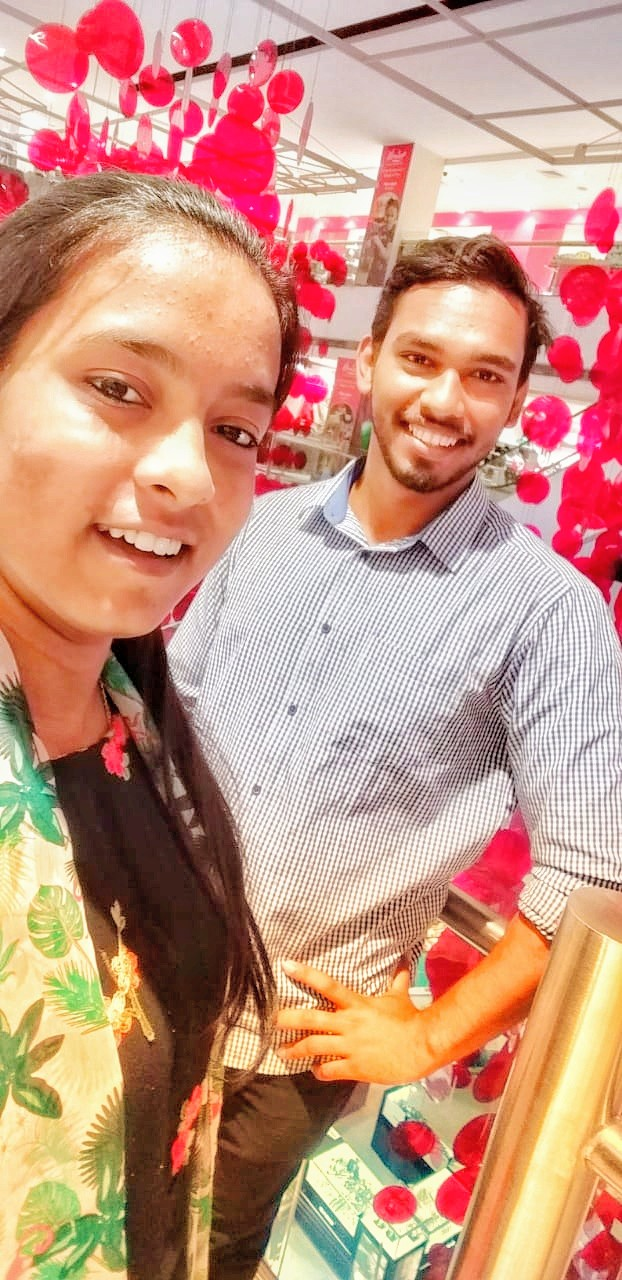
#> input picture IMG-20200118-WA0018-01.jpeg, 622 x 1280 px, given in place of the camera
$ python 'object tracking.py'
#> lines starting #> are read from the running program, lines starting #| are printed output that depends on the picture; after the words box and inside, x2 and y2 are one past the last pixel; in counts of white or black regions, pixels touching at a corner belong together; long printed decimals are rounded
import imutils
import  cv2

#redLower=(0,43,93)
#redUpper=(179,236,167)
redLower=(0,169,157)
redUpper=(179,255,255)
camera = cv2.VideoCapture(0)

while True:
    (grabbed, frame)= camera.read()
#> frame is the input picture: shape (1280, 622, 3); mean B, G, R 129.4, 149.6, 199.9

    frame = imutils.resize(frame, width=600)
#> frame: shape (1234, 600, 3)
    blurred = cv2.GaussianBlur(frame, (11,11),0)
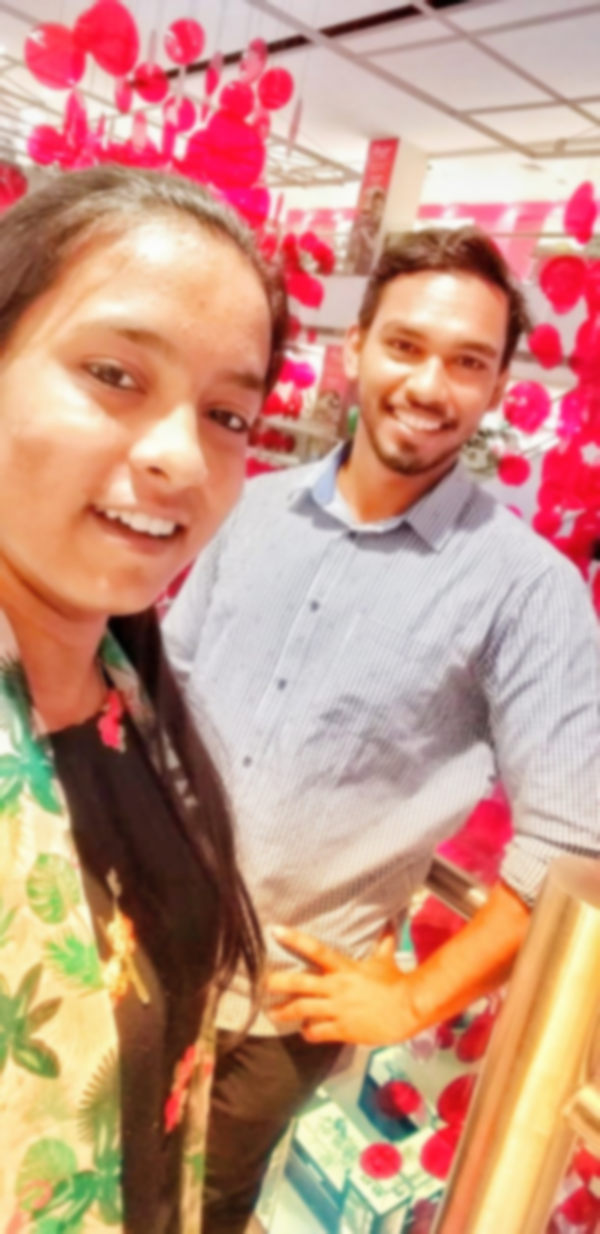
#> blurred: shape (1234, 600, 3); mean B, G, R 129.4, 149.6, 199.9
    hsv = cv2.cvtColor(blurred, cv2.COLOR_BGR2HSV)
#> hsv: shape (1234, 600, 3); mean H, S, V 50.9, 101.5, 201.5

    mask = cv2.inRange(hsv, redLower, redUpper)
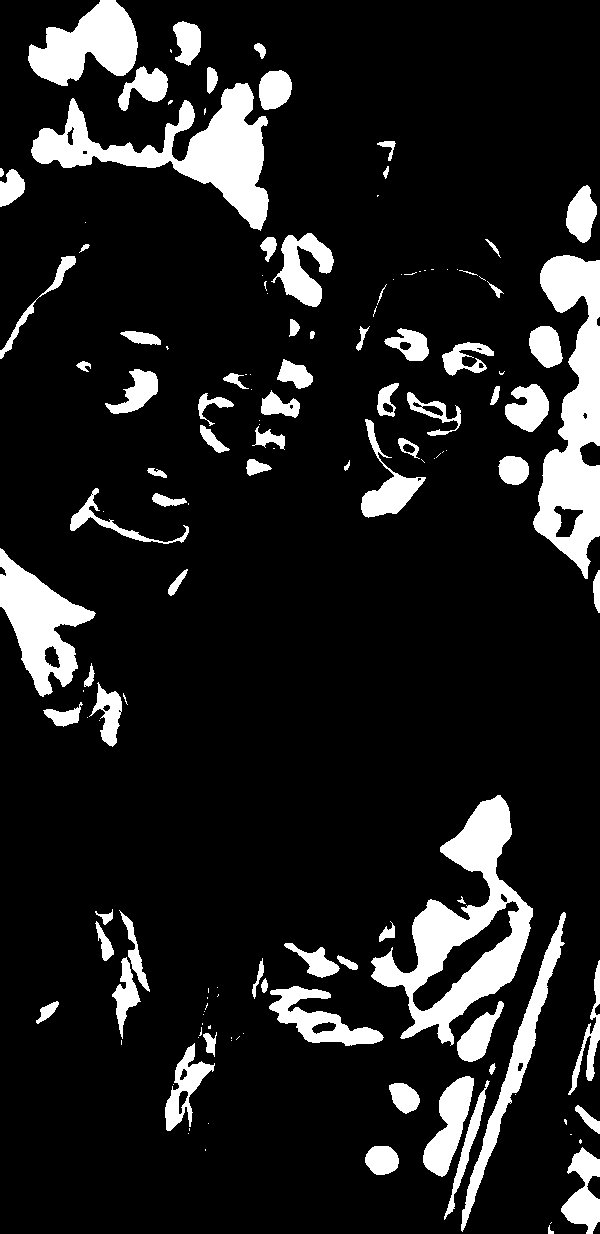
#> mask: shape (1234, 600); 12.8% white; 143 white regions (63 under 20 px), largest, box (x1, y1, x2, y2) and area: (371, 795, 533, 1046) 13476, (533, 255, 600, 579) 11835, (31, 83, 269, 231) 11374
    mask = cv2.erode(mask, None, iterations=2)
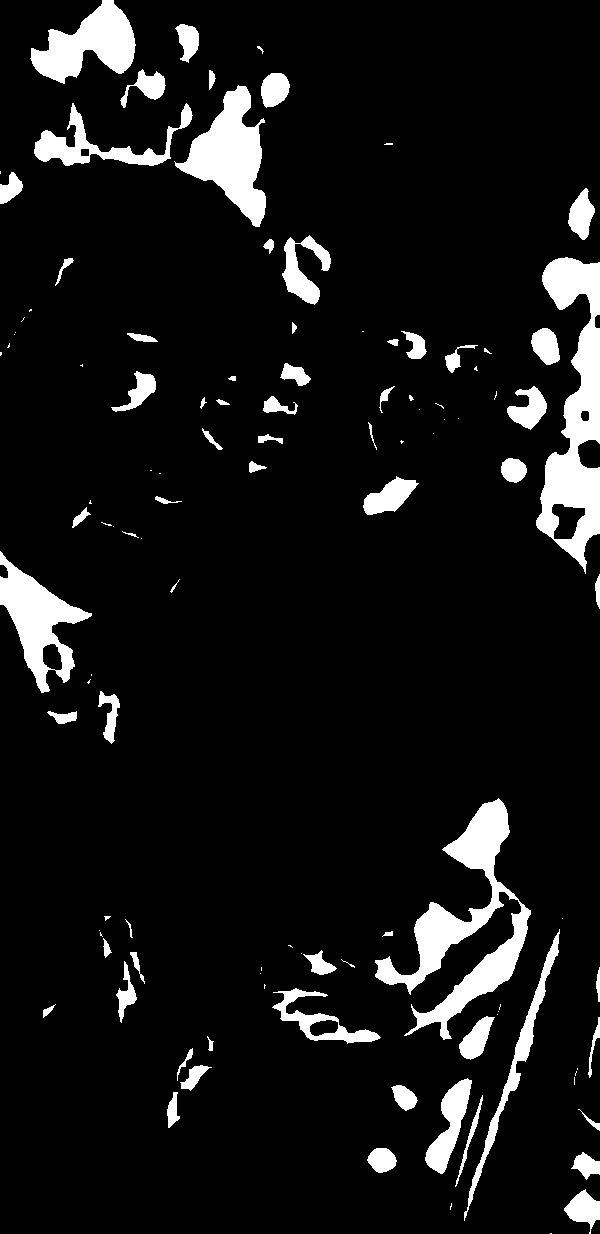
#> mask: shape (1234, 600); 8.5% white; 112 white regions (44 under 20 px), largest, box (x1, y1, x2, y2) and area: (375, 798, 531, 1040) 10199, (536, 257, 600, 574) 9907, (174, 85, 266, 227) 5988
    mask = cv2.dilate(mask, None, iterations=2)
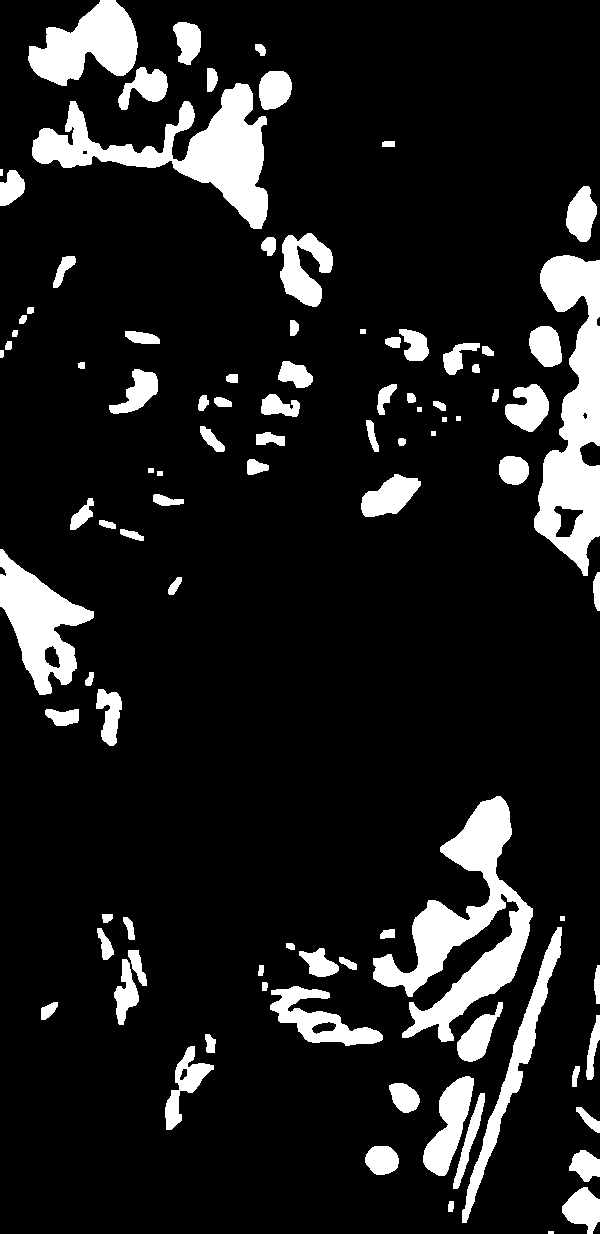
#> mask: shape (1234, 600); 12.2% white; 95 white regions (1 under 20 px)

    cnts = cv2.findContours(mask.copy(), cv2.RETR_EXTERNAL,
                            cv2.CHAIN_APPROX_SIMPLE)[-2]
#> cnts = 95 contours, 7 with area under 20; largest, box (x1, y1, x2, y2) and area: (373, 796, 533, 1042) 12808, (534, 255, 600, 576) 11904, (32, 83, 268, 229) 10852, (0, 549, 94, 695) 6223, (28, 0, 138, 86) 5396
    center = None
    if len(cnts)>0:
        c = max(cnts, key=cv2.contourArea)
#> c = contour of 545 points, box (x1, y1, x2, y2) (373, 796, 533, 1042), area 12808
        ((x,y),radius) = cv2.minEnclosingCircle(c)
#> x = 451; y = 916.5; radius = 130.1
        M = cv2.moments(c)
#> M = moments, m00 12807.5, centre m10/m00, m01/m00 = (464.3, 926.4)
        center = (int(M["m10"]/M["m00"]), int(M["m01"]/M["m00"]))
#> center = (464, 926)
        if radius > 10:
                  cv2.circle(frame, (int(x), int(y)),int(radius),
                             (0,255,255),2)
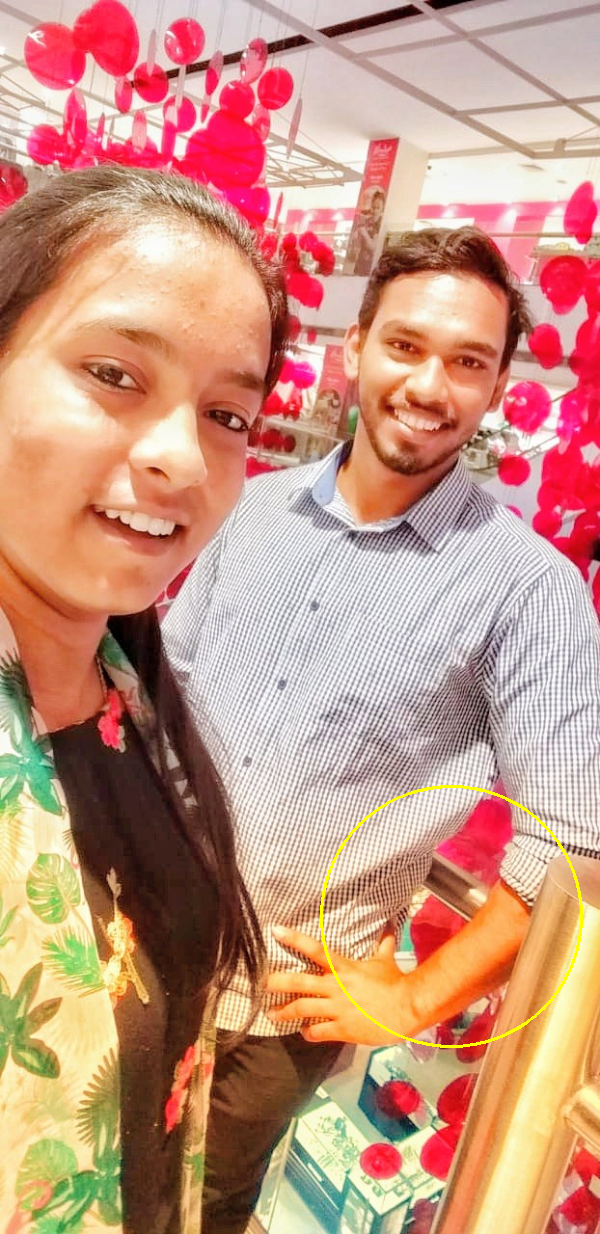
#> frame: shape (1234, 600, 3); mean B, G, R 128.9, 149.8, 200
                  cv2.circle(frame, center,5,(0,0,255), -1)
#> frame: shape (1234, 600, 3); 0.01% of pixels changed, all inside (x1, y1, x2, y2) = (459, 921, 470, 932)
                  print(center, radius)
#| (464, 926) 130.082
                  if radius > 250:
                      print("Stop")
                  else:
                      if(center[0]< 150):
                          print("left")
                      elif(center[0] > 450):
                          print("right")
                      elif(radius < 250):
                          print("Front")
                      else:
                          print("stop")

    cv2.imshow("Frame", frame)
    key = cv2.waitKey(1) & 0xFF
#> (key q is pressed here)
    if key == ord("q"):
        break
camera.release()
cv2.destroyAllWindows()
